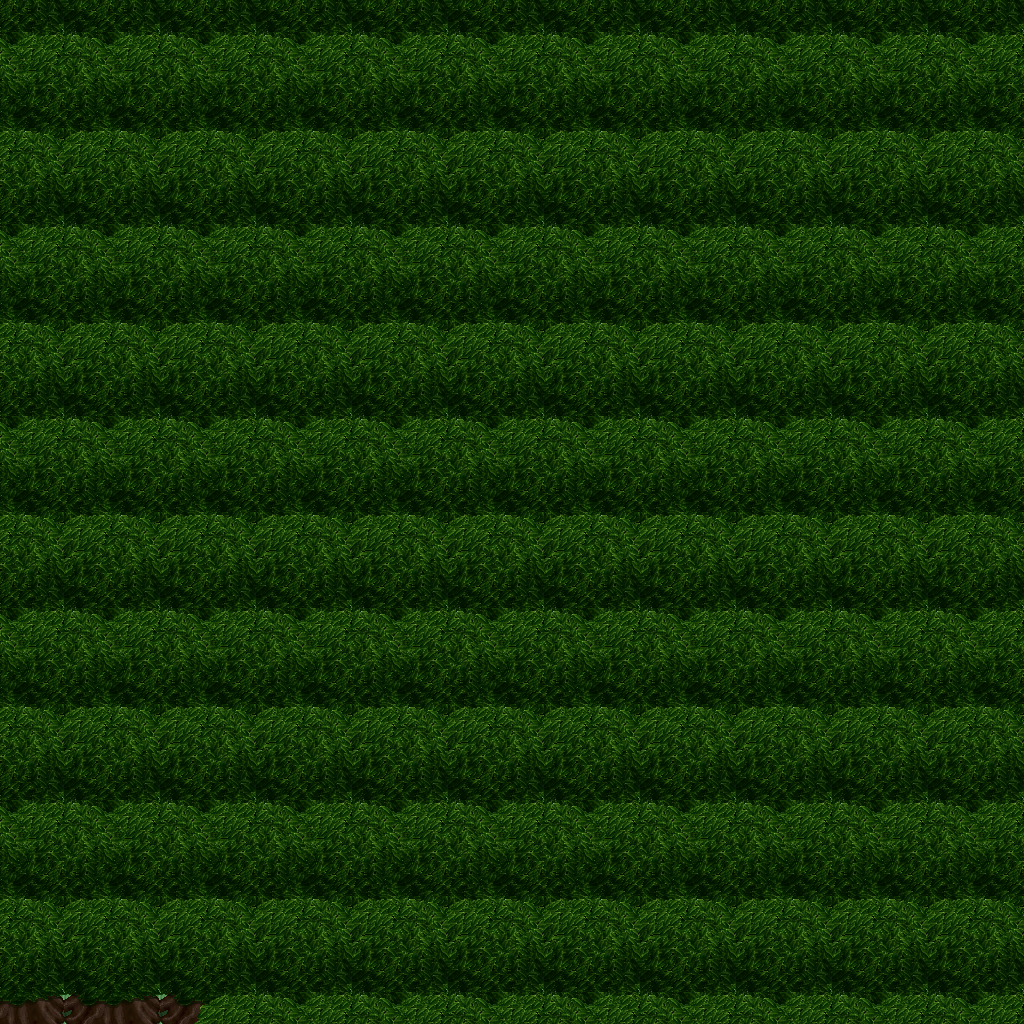

A level layout from a 2D game, rendered from its tile map. Below: a short description, then the map file with tile-grid data replaced by summaries:
An orthogonal 32x32 tile map with 32x32 px tiles, 5 tile layers (Ground, Objects, Objects2, Above, ...), 1 hidden layer not drawn, 26 tilesets.

<map version="1.10" tiledversion="1.11.0" orientation="orthogonal" renderorder="right-down" width="32" height="32" tilewidth="32" tileheight="32" infinite="0" nextlayerid="11" nextobjectid="1">
 <tileset firstgid="1" name="ground_ground" tilewidth="32" tileheight="32" tilecount="33" columns="3">
  <image source="../drawable/ground_ground.png" width="96" height="352" />
 </tileset>
 <tileset firstgid="34" name="building_castle" tilewidth="32" tileheight="32" tilecount="320" columns="20">
  <image source="../drawable/building_castle.png" width="640" height="512" />
 </tileset>
 <tileset firstgid="354" name="plant_flower_daisy_white" tilewidth="32" tileheight="32" tilecount="8" columns="2">
  <image source="../drawable/plant_flower_daisy_white.png" width="64" height="128" />
 </tileset>
 <tileset firstgid="362" name="ground_mud_patch" tilewidth="32" tileheight="32" tilecount="4" columns="4">
  <image source="../drawable/ground_mud_patch.png" width="128" height="32" />
 </tileset>
 <tileset firstgid="366" name="plant_grasses" tilewidth="32" tileheight="32" tilecount="6" columns="3">
  <image source="../drawable/plant_grasses.png" width="96" height="64" />
 </tileset>
 <tileset firstgid="372" name="ground_cobbled_paving" tilewidth="32" tileheight="32" tilecount="1" columns="1">
  <image source="../drawable/ground_cobbled_paving.png" width="32" height="32" />
 </tileset>
 <tileset firstgid="373" name="plant_bush_bushes" tilewidth="32" tileheight="32" tilecount="10" columns="5">
  <image source="../drawable/plant_bush_bushes.png" width="160" height="64" />
 </tileset>
 <tileset firstgid="383" name="ground_grass_edges" tilewidth="32" tileheight="32" tilecount="36" columns="12">
  <image source="../drawable/ground_grass_edges.png" width="384" height="96" />
 </tileset>
 <tileset firstgid="419" name="ground_grass_corners" tilewidth="32" tileheight="32" tilecount="24" columns="6">
  <image source="../drawable/ground_grass_corners.png" width="192" height="128" />
 </tileset>
 <tileset firstgid="443" name="plant_tree_tree_darkgreen" tilewidth="32" tileheight="32" tilecount="88" columns="8">
  <image source="../drawable/plant_tree_tree_darkgreen.png" width="256" height="352" />
 </tileset>
 <tileset firstgid="531" name="plant_flower_daisy_yellow" tilewidth="32" tileheight="32" tilecount="8" columns="2">
  <image source="../drawable/plant_flower_daisy_yellow.png" width="64" height="128" />
 </tileset>
 <tileset firstgid="539" name="plant_flower_daisy_red" tilewidth="32" tileheight="32" tilecount="8" columns="2">
  <image source="../drawable/plant_flower_daisy_red.png" width="64" height="128" />
 </tileset>
 <tileset firstgid="547" name="plant_flower_daisy_blue" tilewidth="32" tileheight="32" tilecount="8" columns="2">
  <image source="../drawable/plant_flower_daisy_blue.png" width="64" height="128" />
 </tileset>
 <tileset firstgid="555" name="building_fence_fence_chunky" tilewidth="32" tileheight="32" tilecount="21" columns="3">
  <image source="../drawable/building_fence_fence_chunky.png" width="96" height="224" />
 </tileset>
 <tileset firstgid="576" name="plant_bush_hedge" tilewidth="32" tileheight="32" tilecount="35" columns="5">
  <image source="../drawable/plant_bush_hedge.png" width="160" height="224" />
 </tileset>
 <tileset firstgid="611" name="plant_stump_stump_green" tilewidth="32" tileheight="32" tilecount="4" columns="2">
  <image source="../drawable/plant_stump_stump_green.png" width="64" height="64" />
 </tileset>
 <tileset firstgid="615" name="plant_stump_stump_brown" tilewidth="32" tileheight="32" tilecount="4" columns="2">
  <image source="../drawable/plant_stump_stump_brown.png" width="64" height="64" />
 </tileset>
 <tileset firstgid="619" name="logic_item_resources" tilewidth="32" tileheight="32" tilecount="6" columns="6">
  <image source="../drawable/logic_item_resources.png" width="192" height="32" />
 </tileset>
 <tileset firstgid="625" name="logic_portal" tilewidth="32" tileheight="32" tilecount="24" columns="8">
  <image source="../drawable/logic_portal.png" width="256" height="96" />
 </tileset>
 <tileset firstgid="649" name="logic_creature_mummy" tilewidth="32" tileheight="32" tilecount="2" columns="2">
  <image source="../drawable/logic_creature_mummy.png" width="64" height="32" />
 </tileset>
 <tileset firstgid="651" name="logic_creature_animal" tilewidth="32" tileheight="32" tilecount="32" columns="8">
  <image source="../drawable/logic_creature_animal.png" width="256" height="128" />
 </tileset>
 <tileset firstgid="683" name="logic_collision" tilewidth="32" tileheight="32" tilecount="1" columns="1">
  <image source="../drawable/logic_collision.png" width="32" height="32" />
 </tileset>
 <tileset firstgid="684" name="ground_grass_2" tilewidth="32" tileheight="32" tilecount="21" columns="3">
  <image source="../drawable/ground_grass_2.png" width="96" height="224" />
 </tileset>
 <tileset firstgid="705" name="logic_protection" tilewidth="32" tileheight="32" tilecount="2" columns="2">
  <image source="../drawable/logic_protection.png" width="64" height="32" />
 </tileset>
 <tileset firstgid="707" name="logic_creature_undead_skeleton" tilewidth="32" tileheight="32" tilecount="6" columns="6">
  <image source="../drawable/logic_creature_undead_skeleton.png" width="192" height="32" />
 </tileset>
 <tileset firstgid="713" name="logic_creature_troll" tilewidth="32" tileheight="32" tilecount="4" columns="4">
  <image source="../drawable/logic_creature_troll.png" width="128" height="32" />
 </tileset>
 <layer id="1" name="Ground" width="32" height="32">
  <data>[1024 cells, 1024 non-empty, 1 distinct tile ids]</data>
 </layer>
 <layer id="2" name="Objects" width="32" height="32">
  <data>[1024 cells, 10 non-empty, 5 distinct tile ids]</data>
 </layer>
 <layer id="3" name="Objects2" width="32" height="32">
  <data>[1024 cells, 0 non-empty, 0 distinct tile ids]</data>
 </layer>
 <layer id="4" name="Above" width="32" height="32">
  <data>[1024 cells, 1018 non-empty, 19 distinct tile ids]</data>
 </layer>
 <layer id="5" name="Above2" width="32" height="32">
  <data>[1024 cells, 0 non-empty, 0 distinct tile ids]</data>
 </layer>
 <layer id="6" name="Walkable" width="32" height="32" visible="0">
  <data>[1024 cells, 1024 non-empty, 1 distinct tile ids]</data>
 </layer>
 <objectgroup id="7" name="Mapevents" />
 <objectgroup id="8" name="Spawn" />
 <objectgroup id="9" name="Keys" />
 <objectgroup id="10" name="Replace" />
</map>
